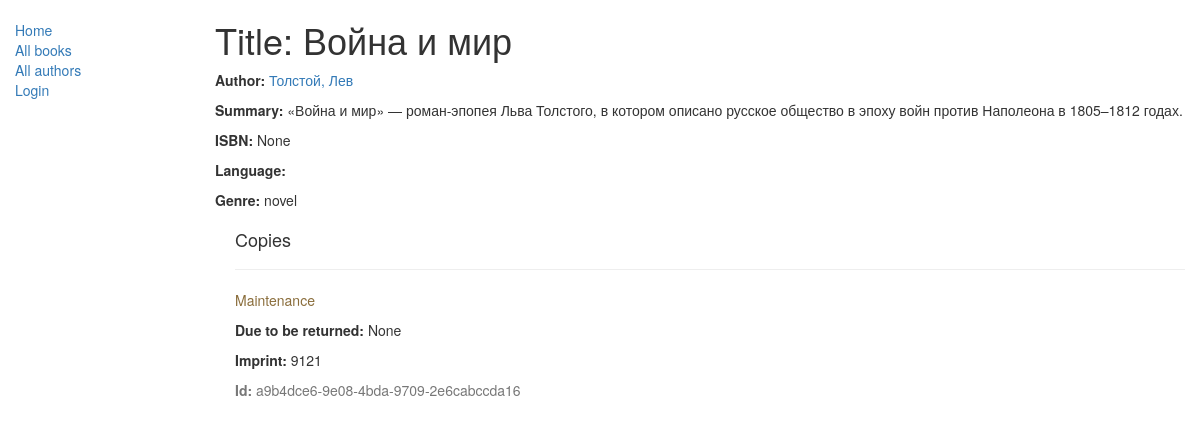
The app's page /catalog/book/1/ with its own data.
### catalog/models.py (models this page shows, shortened)
class Book(models.Model):
    title = models.CharField(max_length=200)
    author = models.ForeignKey('Author', on_delete=models.SET_NULL, null=True)
    summary = models.TextField(max_length=1000, help_text="Enter a brief description of the book")
    isbn = models.CharField('ISBN', max_length=13,blank=True, null=True, help_text='13 Character <a href="https://www.isbn-international.org/content/what-isbn">ISBN number</a>')
    genre = models.ManyToManyField(Genre, help_text="Select a genre for this book")
    def display_genre(self):
        """Создает строку для жанров. Это требуется для отображения в админке."""
        return ', '.join(genre.name for genre in self.genre.all()[:3])
    display_genre.short_description = 'Genre'
    def display_author(self):
        """Возвращает строковое представление автора"""
        return str(self.author) if self.author else 'No author'
    display_author.short_description = 'Author'

class Author(models.Model):
    first_name = models.CharField(max_length=100)
    last_name = models.CharField(max_length=100)
    date_of_birth = models.DateField(null=True, blank=True)
    date_of_death = models.DateField('Died', null=True, blank=True)
    def __str__(self):
        return '%s, %s' % (self.last_name, self.first_name)
    class Meta:
        ordering = ['last_name']

class Genre(models.Model):
    name = models.CharField(max_length=200, help_text="Enter a book genre (e.g. Science Fiction, French Poetry etc.)")
    def __str__(self):
        return self.name
    class Meta:
        constraints = [
            UniqueConstraint(fields=['name'], name='genre_name_unique')
        ]

class BookInstance(models.Model):
    id = models.UUIDField(primary_key=True, default=uuid.uuid4,
                          help_text="Unique ID for this particular book across whole library")
    book = models.ForeignKey('Book', on_delete=models.SET_NULL, null=True)
    imprint = models.CharField(max_length=200)
    due_back = models.DateField(null=True, blank=True)
    borrower = models.ForeignKey(User, on_delete=models.SET_NULL, null=True, blank=True)
    LOAN_STATUS = (
        ('m', 'Maintenance'),
        ('o', 'On loan'),
        ('a', 'Available'),
        ('r', 'Reserved'),
    )
    status = models.CharField(max_length=1, choices=LOAN_STATUS, blank=True, default='m', help_text='Book availability')
    class Meta:
        ordering = ["due_back"]
        permissions = (("can_mark_returned", "Set book as returned"),)

### catalog/views.py (the view)
# urls.py: path('book/<int:pk>/', views.BookDetailView.as_view(), name='book-detail'),
class BookDetailView(generic.DetailView):
    model = Book

### catalog/templates/catalog/book_detail.html
{% extends "base_generic.html" %}
{% block content %}
  <h1>Title: {{ book.title }}</h1>
  <p><strong>Author:</strong> <a href="{% url 'author-detail' book.author.pk %}">{{ book.author }}</a></p>
  <p><strong>Summary:</strong> {{ book.summary }}</p>
  <p><strong>ISBN:</strong> {{ book.isbn }}</p>
  <p><strong>Language:</strong> {{ book.language }}</p>
  <p><strong>Genre:</strong> {% for genre in book.genre.all %} {{ genre }}{% if not forloop.last %}, {% endif %}{% endfor %}</p>
  <div style="margin-left:20px;margin-top:20px">
    <h4>Copies</h4>
    {% for copy in book.bookinstance_set.all %}
    <hr>
    <p class="{% if copy.status == 'a' %}text-success{% elif copy.status == 'd' %}text-danger{% else %}text-warning{% endif %}">{{ copy.get_status_display }}</p>
    {% if copy.status != 'a' %}<p><strong>Due to be returned:</strong> {{copy.due_back}}</p>{% endif %}
    <p><strong>Imprint:</strong> {{copy.imprint}}</p>
    <p class="text-muted"><strong>Id:</strong> {{copy.id}}</p>
    {% endfor %}
  </div>
{% endblock %}

### catalog/templates/base_generic.html (shortened to what this page needs)
<!doctype html>
<html lang="en">
  <head>
    <link
      rel="stylesheet"
      href="https://maxcdn.bootstrapcdn.com/bootstrap/3.3.7/css/bootstrap.min.css" />
    {% load static %}
    <link rel="stylesheet" href="{% static 'css/styles.css' %}" />
  </head>
  <body>
    <div class="container-fluid">
      <div class="row">
        <div class="col-sm-2">
          {% block sidebar %}
            <ul class="sidebar-nav">
              <li><a href="/catalog/">Home</a></li>
              <li><a href="/catalog/books/">All books</a></li>
              <li><a href="/catalog/authors/">All authors</a></li>
              {% if user.is_authenticated %}
                <li>User: {{ user.get_username }}</li>
                <li><a href="{% url 'my-borrowed' %}">My Borrowed</a></li>
                {% if perms.catalog.can_mark_returned %}
                  <li><a href="{% url 'all-borrowed' %}">All Borrowed</a></li>
                {% endif %}
                <li><a href="{% url 'logout' %}?next={{ request.path }}">Logout</a></li>
              {% else %}
                <li><a href="{% url 'login' %}?next={{ request.path }}">Login</a></li>
              {% endif %}
            </ul>
          {% endblock %}
        </div>
        <div class="col-sm-10">
          {% block content %}{% endblock %}
        </div>
      </div>
    </div>
  </body>
</html>

### catalog/static/css/styles.css (style rules this page uses)
.sidebar-nav { margin-top: 20px; padding: 0; list-style: none; }

### records on screen
Book: title "Война и мир", author "Толстой, Лев", summary "«Война и мир» — роман-эпопея Льва Толстого, в котором описано русское общество в эпоху войн против Наполеона в 1805–1812 годах.", isbn "None"
Genre: name "novel"
BookInstance: status "Maintenance", due_back "None", imprint "9121", id "a9b4dce6-9e08-4bda-9709-2e6cabccda16"
